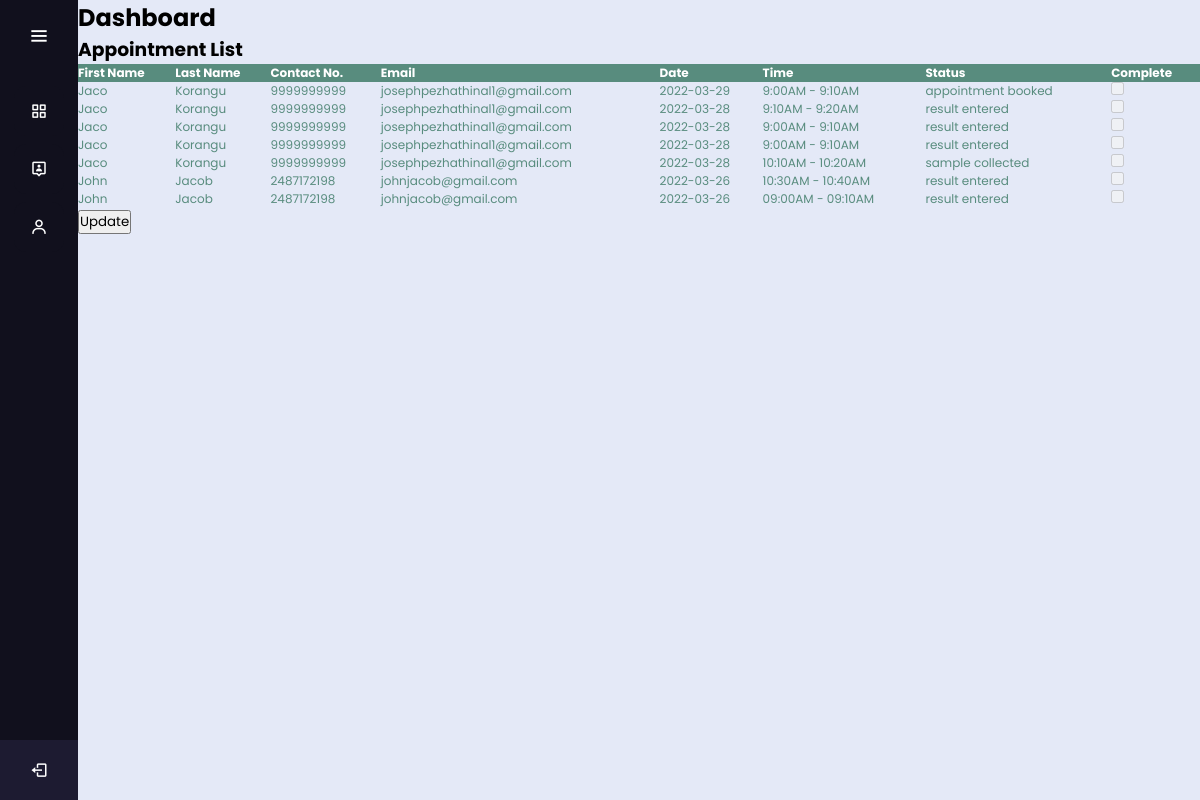
/clinic/doctordashboard.php (signed in), run on an earlier commit of the app's database.
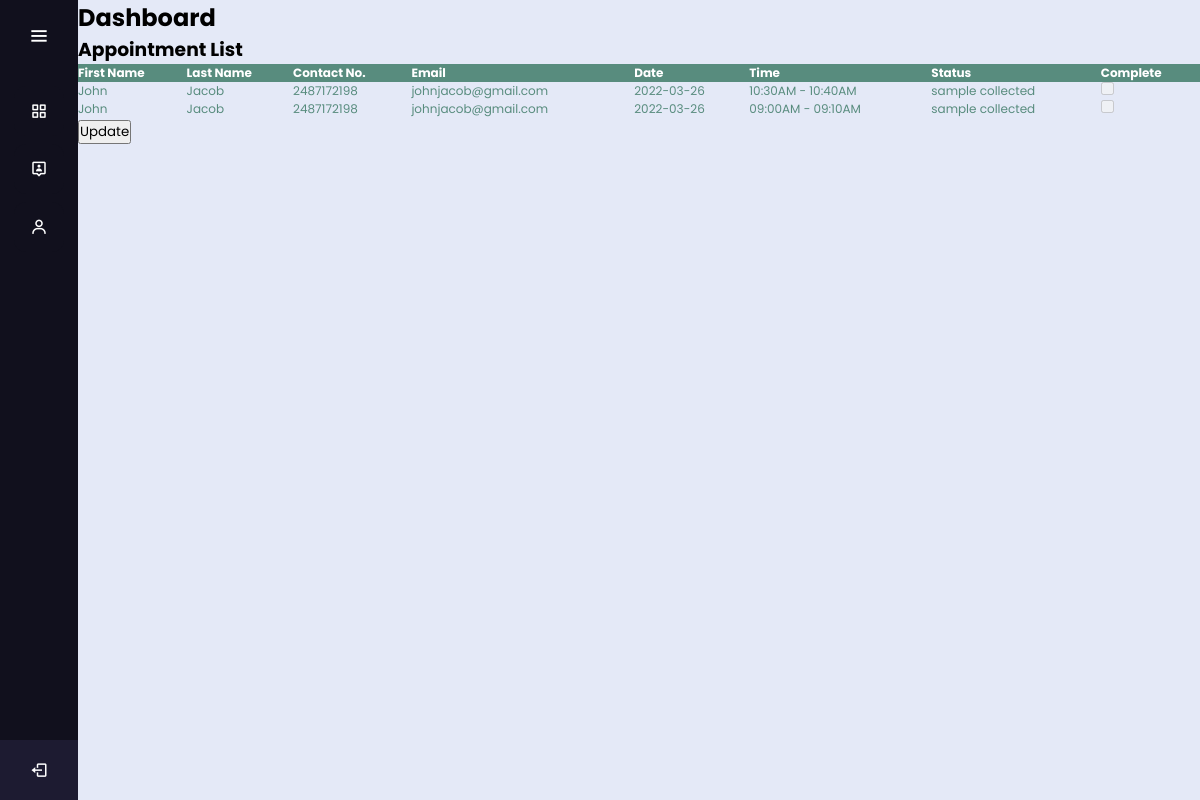
And on a later commit of the database.
### tables this page shows
CREATE TABLE `patient` (
  `icPatient` varchar(100) NOT NULL,
  `password` varchar(20) NOT NULL,
  `patientFirstName` varchar(20) NOT NULL,
  `patientLastName` varchar(20) NOT NULL,
  `patientDOB` date NOT NULL,
  `patientGender` varchar(10) NOT NULL,
  `patientPhone` varchar(15) NOT NULL,
  `patientEmail` varchar(100) NOT NULL,
  `race` varchar(20) NOT NULL
);

CREATE TABLE `bookings` (
  `id` int(11) NOT NULL,
  `username` varchar(100) NOT NULL,
  `symp` varchar(10000) NOT NULL,
  `isolating` varchar(4) NOT NULL,
  `contact` varchar(4) NOT NULL,
  `travel` varchar(4) NOT NULL,
  `vaccinated` varchar(4) NOT NULL,
  `location` varchar(2) NOT NULL,
  `make` varchar(20) NOT NULL,
  `color` varchar(20) NOT NULL,
  `plate` varchar(20) NOT NULL,
  `status` varchar(30) NOT NULL,
  `date` date NOT NULL,
  `timeslot` varchar(255) DEFAULT NULL
);

### clinic/doctordashboard.php (the view, shortened to what this page needs)
<?php
include_once '../assets/conn/dbconnect.php';
?>
<!DOCTYPE html>
<html lang="en" dir="ltr">
  <head>
    <link rel="stylesheet" href="style.css">
    <link href='https://unpkg.com/boxicons@2.0.7/css/boxicons.min.css' rel='stylesheet'>
   </head>
<body>
<div class="sidebar">
    <div class="logo-details">
        <i class='bx bx-menu' id="btn" ></i>
    </div>
    <ul class="nav-list">
      <li>
         <a href="doctordashboard.php">
          <i class='bx bx-grid-alt'></i>
        </a>
      </li>
     <li>
       <a href="patientlist.php">
       <i class='bx bx-user-pin'></i>
       </a>
     </li>
     <li>
         <a href="doctorprofile.php">
         <i class='bx bx-user'></i>
        </a>
      </li>
     <li class="profile">
         <a href="logout.php?logout"><i class='bx bx-log-out' id="log_out" ></i></a>
     </li>
    </ul>
  </div>
  <section class="home-section">
                <h2>
                Dashboard
                </h2>
            <h3>Appointment List</h3>
            <table>
                <thead>
                    <tr>
                        <th>First Name</th>
                        <th>Last Name</th>
                        <th>Contact No.</th>
                        <th>Email</th>
                        <th>Date</th>
                        <th>Time</th>
                        <th>Status</th>
                        <th>Complete</th>
                    </tr>
                </thead>
                <?php
                $res=mysqli_query($con,"SELECT a.*, b.*
                                        FROM patient a
                                        JOIN bookings b
                                        On a.icPatient = b.username
                                        Order By id desc");
                while ($appointment=mysqli_fetch_array($res)) {
                  if ($appointment['status']=='checked-in') {
                        $status="danger";
                        $icon='remove';
                        $checked='';
                    } else {
                        $checked = 'disabled';
                    }
                    echo "<tbody>";
                    echo "<tr>";
                        echo "<td>" . $appointment['patientFirstName'] . "</td>";
                        echo "<td>" . $appointment['patientLastName'] . "</td>";
                        echo "<td>" . $appointment['patientPhone'] . "</td>";
                        echo "<td>" . $appointment['patientEmail'] . "</td>";
                        echo "<td>" . $appointment['date'] . "</td>";
                        echo "<td>" . $appointment['timeslot'] . "</td>";
                        echo "<td>" . $appointment['status'] . "</td>";
                        echo "<form method='POST'>";
                        echo "<td ><input type='checkbox' name='enable' id='enable' value='".$appointment['id']."' onclick='chkit(".$appointment['id'].",this.checked);' ".$checked."></td>";
                }
                    echo "</tr>";
                echo "</tbody>";
            echo "</table>";
            echo "<div>";
            echo "<div>";
            echo "<button type='submit' value='Submit' name='submit'>Update</button>";
            echo "</div>";
            echo "</div>";
            ?>
  </section>
    </body>
</html>

### clinic/style.css (style rules this page uses)
* { margin: 0; padding: 0; box-sizing: border-box; font-family: "Poppins" , sans-serif; }
.sidebar { position: fixed; left: 0; top: 0; height: 100%; width: 78px; background: #11101D; padding: 6px 14px; z-index: 99; transition: all 0.5s ease; }
.sidebar .logo-details { height: 60px; display: flex; align-items: center; position: relative; }
.sidebar .logo-details #btn { position: absolute; top: 50%; right: 0; transform: translateY(-50%); font-size: 22px; transition: all 0.4s ease; font-size: 23px; text-align: center; cursor: pointer; transition: all 0.5s ease; }
.sidebar i { color: #fff; height: 60px; min-width: 50px; font-size: 28px; text-align: center; line-height: 60px; }
.sidebar .nav-list { margin-top: 20px; height: 100%; }
.sidebar li { position: relative; margin: 8px 0; list-style: none; }
.sidebar li a { display: flex; height: 100%; width: 100%; border-radius: 12px; align-items: center; text-decoration: none; transition: all 0.4s ease; background: #11101D; }
.sidebar li i { height: 50px; line-height: 50px; font-size: 18px; border-radius: 12px; }
.sidebar li.profile { position: fixed; height: 60px; width: 78px; left: 0; bottom: -8px; padding: 10px 14px; background: #1d1b31; transition: all 0.5s ease; overflow: hidden; }
.sidebar .profile #log_out { position: absolute; top: 50%; right: 0; transform: translateY(-50%); background: #1d1b31; width: 100%; height: 60px; line-height: 60px; border-radius: 0px; transition: all 0.5s ease; }
.home-section { position: relative; background: #E4E9F7; min-height: 100vh; top: 0; left: 78px; width: calc(100% - 78px); transition: all 0.5s ease; z-index: 2; }

### clinic/doctordashboard.php (style rules this page uses)
table { border-collapse: collapse; width: 100%; color: #588c7e; font-family: monospace; font-size: 12px; text-align: left; }
th { background-color: #588c7e; color: white; }

What changed in the data, as far as the page shows it:
no longer on this page (row unchanged): patient: patientFirstName "Jaco", patientLastName "Korangu", patientPhone "9999999999", patientEmail "josephpezhathinal1@gmail.com", bookings.date "2022-03-29", bookings.timeslot "9:00AM - 9:10AM", bookings.status "appointment booked", bookings.date "2022-03-28", bookings.timeslot "9:10AM - 9:20AM", bookings.status "result entered", bookings.timeslot "10:10AM - 10:20AM", bookings.status "sample collected"
changed through a linked row, patient "John": bookings.status "result entered" → "sample collected"
